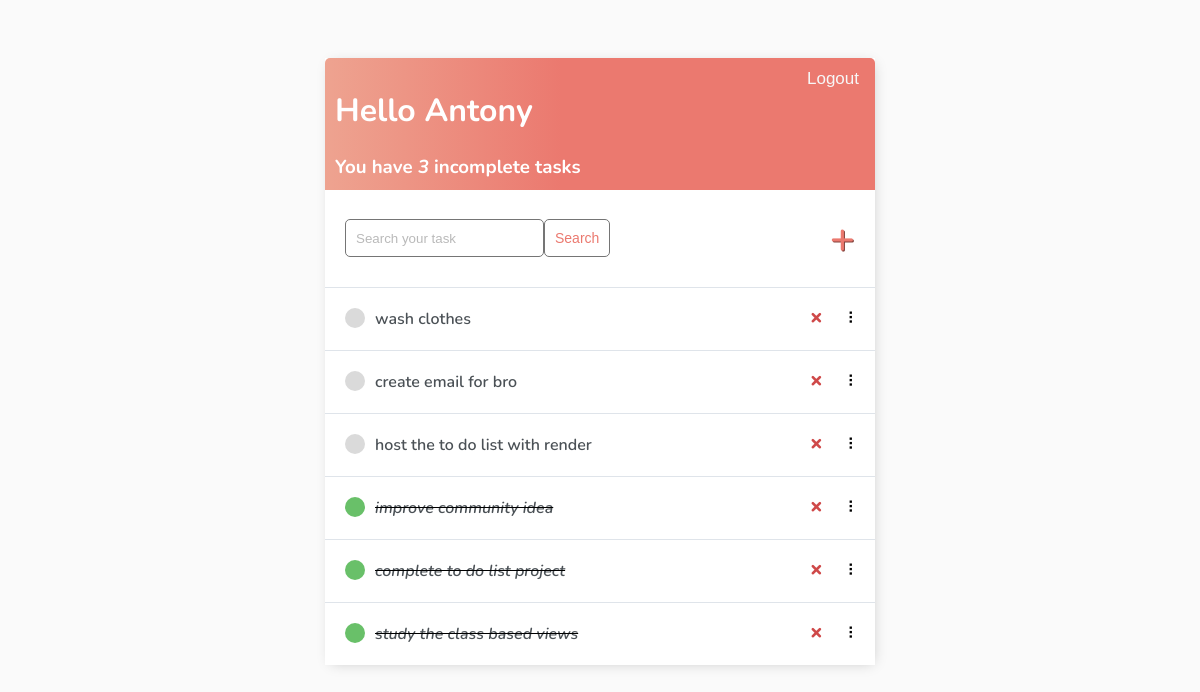
Screenshot of / (signed in) with the database file from the repository.
### base/models.py (models this page shows)
class Task(models.Model):
  user = models.ForeignKey(User, on_delete=models.CASCADE, null=True, blank=True)
  title = models.CharField(max_length=200)
  description = models.TextField(null=True, blank=True)
  complete = models.BooleanField(default=False)
  created = models.DateTimeField(auto_now_add=True)
  def __str__(self):
    return self.title
  class Meta: #arrange starting with the complete tasks
    ordering = ['complete']

### base/views.py (the view)
# urls.py: path('', TaskList.as_view(), name ='tasks'),
class TaskList(LoginRequiredMixin, ListView):
  model = Task
  context_object_name = 'tasks'
  def get_context_data(self, **kwargs):   # ensure the user logged in sees his own data only
    context = super().get_context_data(**kwargs)
    context['tasks'] = context['tasks'].filter(user=self.request.user)  #to only get the users tasks
    context['count'] = context['tasks'].filter(complete=False).count()  #to count incomplete tasks
    search_input = self.request.GET.get('search-area') or '' #for the search fuctionality
    if search_input:
      context['tasks'] = context['tasks'].filter(
        title__startswith=search_input)
    context['search_input'] = search_input
    return context

### base/templates/base/task_list.html (shortened to what this page needs)
{% extends 'base/main.html' %}
{% block content %}
<div class="header-bar">
  <div>
      <h1>Hello {{request.user|title}}</h1>
      <h3 style="margin:0">You have <i>{{count}}</i> incomplete task{{ count|pluralize:"s" }}</h3>
  </div>
  {% if request.user.is_authenticated %}
  <form action="{% url 'logout' %}" method="post">
    <button class="logout-button" type="submit" >Logout</button>
  </form>
  {% else %}
  <a href="{% url 'login' %}">Login</a> {% endif %}
</div>
<div id="search-add-wrapper">
  <form method="GET" style="display: flex;">
      <input type='text' name='search-area' placeholder="Search your task" value="{{search_input}}">
      <input class="button" type="submit" value='Search'>
  </form>
  {% if tasks|length > 0 %}
  <a id="add-link" href="{% url 'task-create' %}">&#x2b;</a>
  {% endif %}
</div>
<div id="tasklist" class="task-items-wrapper">
  {% for task in tasks %}
  <div class="task-wrapper" data-position="{{task.pk}}">
      <div class="task-title">
          {% if task.complete %}
          <div class="task-complete-icon"></div>
          <i><s><a href="{% url 'task-update' task.id %}">{{task}}</a></s></i> {% else %}
          <div class="task-incomplete-icon"></div>
          <a href="{% url 'task-update' task.id %}">{{task}}</a> {% endif %}
      </div>
      <div class="task-controls">
          <a class="delete-link" href="{% url 'task-delete' task.id %}">&#215;</a>
          <span class="handle">&nbsp;&#10247;</span>
      </div>
  </div>
  {% empty %}
  <div style="text-align: center; padding-bottom: 10px; line-height: 1em;">
      <h3>No new tasks are created.</h3>
      <h3>Create a <a style="text-decoration: none; color: #e53935;" href="{% url 'task-create' %}">New task</a> ! </h3>
  </div>
  {% endfor %}
</div>
{% endblock content %}

### base/templates/base/main.html (shortened to what this page needs)
<!DOCTYPE html>
<html lang="en">
<head>
</head>
<body>
    <div class="container">
        {% block content %} {% endblock content %}
    </div>
</body>
</html>

### base/templates/base/main.html (style rules this page uses)
body { background-color: #FAFAFA; font-family: 'Nunito', sans-serif; padding-top: 50px; }
h1, h2, h3, h4, h5, h6, { font-family: 'Raleway', sans-serif; }
a, p { color: #4b5156 }
a { font-weight: 600; }
.container { max-width: 550px; margin: auto; background-color: #fff; -webkit-box-shadow: 2px 2px 13px -4px rgba(0, 0, 0, 0.21); box-shadow: 2px 2px 13px -4px rgba(0, 0, 0, 0.21); }
input { outline: none; border: none; }
.logout-button { color: rgb(247, 247, 247); text-decoration: none; background-color: #EB796F; border: #EB796F; font-size: 17px; }
.header-bar { display: flex; justify-content: space-between; color: #fff; padding: 10px; border-radius: 5px 5px 0 0; background: linear-gradient(90deg, #EEA390 0%, #EB796F 43%, #EB796F 100%); }
.task-wrapper { display: flex; align-items: center; justify-content: space-between; background-color: #fff; border-top: 1px solid #dfe4ea; overflow: hidden; }
.task-title { display: flex; padding: 20px; }
.task-title a { text-decoration: none; color: #4b5156; margin-left: 10px; }
.task-complete-icon { height: 20px; width: 20px; background-color: rgb(105, 192, 105); border-radius: 50%; }
.task-incomplete-icon { height: 20px; width: 20px; background-color: rgb(218, 218, 218); border-radius: 50%; }
.delete-link { text-decoration: none; font-weight: 900; color: #cf4949; font-size: 22px; line-height: 0; padding: 20px 0px; }
.handle { display: inline-block; padding: 20px 16px; cursor: grab; user-select: none; }
.handle:after, .handle:before { display: block; content: ""; }
#add-link { color: #EB796F; text-decoration: none; font-size: 42px; text-shadow: 1px 1px #81413b; }
#search-add-wrapper { display: flex; justify-content: space-between; align-items: center; padding: 20px; }
input[type=text], input[type=password], textarea { border: 1px solid #757575; border-radius: 5px; padding: 10px; width: 90%; }
::placeholder { font-weight: 300; opacity: 0.5; }
.button { border: 1px solid #757575; background-color: #FFF; color: #EB796F; padding: 10px; font-size: 14px; border-radius: 5px; cursor: pointer; text-decoration: none; }

### rows the page displays
Task: title "wash clothes"
Task: title "create email for bro"
Task: title "host the to do list with render"
Task: title "improve community idea"
Task: title "complete to do list project"
Task: title "study the class based views"

### other values shown
{{ request.user|title }} "Antony"
{{ count }} "3"
